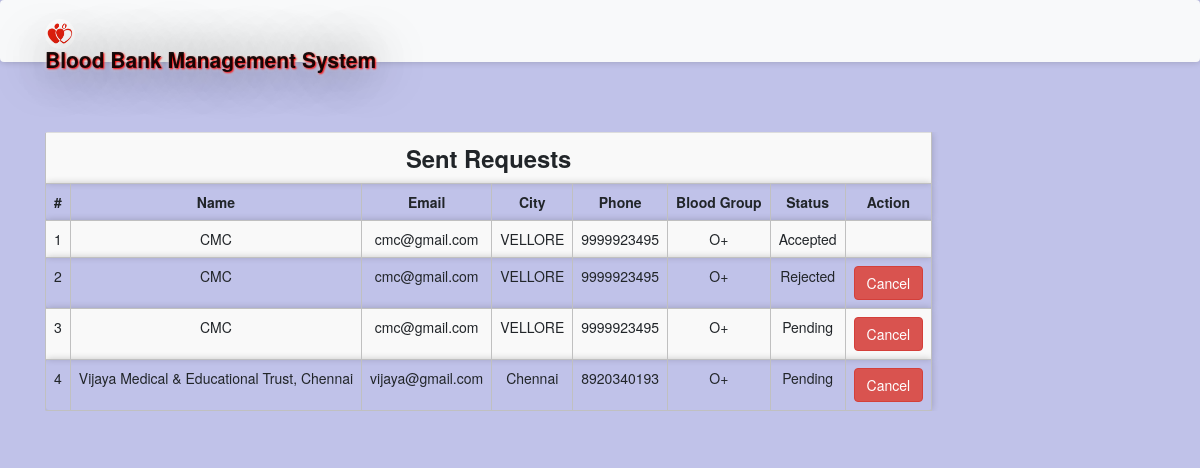
Screenshot of /sentrequest.php (signed in) with the database file from the repository.
### tables this page shows
CREATE TABLE IF NOT EXISTS `bloodrequest` (
  `reqid` int(11) NOT NULL AUTO_INCREMENT,
  `hid` int(11) NOT NULL,
  `rid` int(11) NOT NULL,
  `bg` varchar(11) NOT NULL,
  `status` varchar(100) NOT NULL DEFAULT 'Pending',
  PRIMARY KEY (`reqid`),
  KEY `hid` (`hid`)
);

CREATE TABLE IF NOT EXISTS `hospitals` (
  `id` int(11) NOT NULL AUTO_INCREMENT,
  `hname` varchar(100) NOT NULL,
  `hemail` varchar(100) NOT NULL,
  `hpassword` varchar(100) NOT NULL,
  `hphone` varchar(100) NOT NULL,
  `hcity` varchar(100) NOT NULL,
  PRIMARY KEY (`id`)
);

### message.php (called while the page is built, shortened)
<?php $counter=0; if(isset($_GET['msg'])) { ?>
	<div class="col-5 alert alert alert-success alert-dismissible fade show card" id="message">
		<button type="button" class="close" data-dismiss="alert" title="close">&times;</button><?php echo $_GET['msg'];?>
	</div>
<?php }?>

### sentrequest.php (the view, shortened to what this page needs)
<?php
require 'file/connection.php';
  if(!isset($_SESSION['rid']))
  {
  header('location:login.php');
  }
  else {
    $rid = $_SESSION['rid'];
    $sql = "select bloodrequest.*, hospitals.* from bloodrequest, hospitals where rid='$rid' && bloodrequest.hid=hospitals.id";
    $result = mysqli_query($conn, $sql);
?>
<!DOCTYPE html>
<html>
<?php require 'head.php'; ?>
<body>
	<?php require 'header1.php'; ?>
	<div class="container cont">
		<?php require 'message.php'; ?>
	<table class="table table-responsive table-striped rounded mb-5">
		<tr><th colspan="8" class="title">Sent requests</th></tr>
		<tr>
			<th>#</th>
			<th>Name</th>
			<th>Email</th>
			<th>City</th>
			<th>Phone</th>
			<th>Blood Group</th>
			<th>Status</th>
			<th>Action</th>
		</tr>
		<?php while($row = mysqli_fetch_array($result)) { ?>
		<tr>
			<td><?php echo ++$counter;?></td>
			<td><?php echo $row['hname'];?></td>
			<td><?php echo $row['hemail'];?></td>
			<td><?php echo $row['hcity'];?></td>
			<td><?php echo $row['hphone'];?></td>
			<td><?php echo $row['bg'];?></td>
			<td><?php echo $row['status'];?></td>
			<td><?php if($row['status'] == 'Accepted'){ ?>
			<?php }
			else{ ?>
				<a href="file/cancel.php?reqid=<?php echo $row['reqid'];?>" class="btn btn-danger">Cancel</a>
			<?php } ?>
			</td>
		</tr>
		<?php } ?>
	</table>
</div>
</body>
</html>
<?php } ?>

### css/style.css (style rules this page uses)
.cont { padding-top: 40px; text-align: justify; font-size: 1em; }
.card ,nav, .footer,tr,video { border-radius: 3px; transition: all 200ms ease-out; box-shadow: 0px 0px 7px rgba(0, 0, 0, 0.2); }
tr,th,td { border:0.1px solid silver; text-align: center; }
.title { font-weight: bold; font-size: 1.7em; text-transform: capitalize; text-align: center; }
a:link { text-decoration: none; }

### sentrequest.php (style rules this page uses)
body { background: url(image/p5.jpg) no-repeat center; background-size: cover; min-height: 0; height: 650px; }

### rows the page displays
bloodrequest: hospitals.hname "CMC", hospitals.hemail "cmc@gmail.com", hospitals.hcity "VELLORE", hospitals.hphone "9999923495", bg "O+", status "Accepted"
bloodrequest: hospitals.hname "CMC", hospitals.hemail "cmc@gmail.com", hospitals.hcity "VELLORE", hospitals.hphone "9999923495", bg "O+", status "Rejected"
bloodrequest: hospitals.hname "CMC", hospitals.hemail "cmc@gmail.com", hospitals.hcity "VELLORE", hospitals.hphone "9999923495", bg "O+", status "Pending"
bloodrequest: hospitals.hname "Vijaya Medical & Educational Trust, Chennai", hospitals.hemail "vijaya@gmail.com", hospitals.hcity "Chennai", hospitals.hphone "8920340193", bg "O+", status "Pending"
